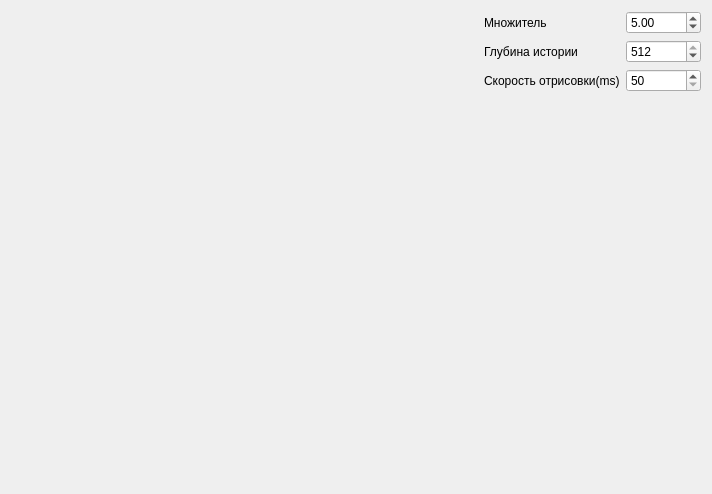
<?xml version="1.0" encoding="UTF-8"?>
<ui version="4.0">
 <class>SpectrogramDialog</class>
 <widget class="QDialog" name="SpectrogramDialog">
  <property name="geometry">
   <rect>
    <x>0</x>
    <y>0</y>
    <width>712</width>
    <height>494</height>
   </rect>
  </property>
  <property name="minimumSize">
   <size>
    <width>400</width>
    <height>200</height>
   </size>
  </property>
  <property name="windowTitle">
   <string>Спектрограмма</string>
  </property>
  <layout class="QHBoxLayout" name="horizontalLayout">
   <item>
    <widget class="QLabel" name="timeView">
     <property name="minimumSize">
      <size>
       <width>100</width>
       <height>0</height>
      </size>
     </property>
     <property name="maximumSize">
      <size>
       <width>100</width>
       <height>16777215</height>
      </size>
     </property>
     <property name="text">
      <string/>
     </property>
    </widget>
   </item>
   <item>
    <widget class="QLabel" name="spectrogram">
     <property name="sizePolicy">
      <sizepolicy hsizetype="Preferred" vsizetype="Preferred">
       <horstretch>0</horstretch>
       <verstretch>0</verstretch>
      </sizepolicy>
     </property>
     <property name="text">
      <string/>
     </property>
    </widget>
   </item>
   <item>
    <layout class="QGridLayout" name="gridLayout">
     <property name="sizeConstraint">
      <enum>QLayout::SetMinimumSize</enum>
     </property>
     <item row="3" column="0" colspan="2">
      <spacer name="verticalSpacer">
       <property name="orientation">
        <enum>Qt::Vertical</enum>
       </property>
       <property name="sizeHint" stdset="0">
        <size>
         <width>20</width>
         <height>40</height>
        </size>
       </property>
      </spacer>
     </item>
     <item row="0" column="0">
      <widget class="QLabel" name="label_4">
       <property name="maximumSize">
        <size>
         <width>100</width>
         <height>16777215</height>
        </size>
       </property>
       <property name="text">
        <string>Множитель</string>
       </property>
      </widget>
     </item>
     <item row="0" column="1">
      <widget class="QDoubleSpinBox" name="minLevel">
       <property name="maximumSize">
        <size>
         <width>80</width>
         <height>16777215</height>
        </size>
       </property>
       <property name="minimum">
        <double>-1000.000000000000000</double>
       </property>
       <property name="maximum">
        <double>1000.000000000000000</double>
       </property>
       <property name="value">
        <double>5.000000000000000</double>
       </property>
      </widget>
     </item>
     <item row="1" column="0">
      <widget class="QLabel" name="label_6">
       <property name="maximumSize">
        <size>
         <width>120</width>
         <height>16777215</height>
        </size>
       </property>
       <property name="text">
        <string>Глубина истории</string>
       </property>
      </widget>
     </item>
     <item row="1" column="1">
      <widget class="QSpinBox" name="historySize">
       <property name="maximumSize">
        <size>
         <width>80</width>
         <height>16777215</height>
        </size>
       </property>
       <property name="minimum">
        <number>50</number>
       </property>
       <property name="maximum">
        <number>512</number>
       </property>
       <property name="value">
        <number>512</number>
       </property>
      </widget>
     </item>
     <item row="2" column="0">
      <widget class="QLabel" name="label">
       <property name="text">
        <string>Скорость отрисовки(ms)</string>
       </property>
      </widget>
     </item>
     <item row="2" column="1">
      <widget class="QSpinBox" name="speed">
       <property name="minimum">
        <number>50</number>
       </property>
       <property name="maximum">
        <number>1000</number>
       </property>
       <property name="displayIntegerBase">
        <number>10</number>
       </property>
      </widget>
     </item>
    </layout>
   </item>
  </layout>
 </widget>
 <resources/>
 <connections/>
</ui>
